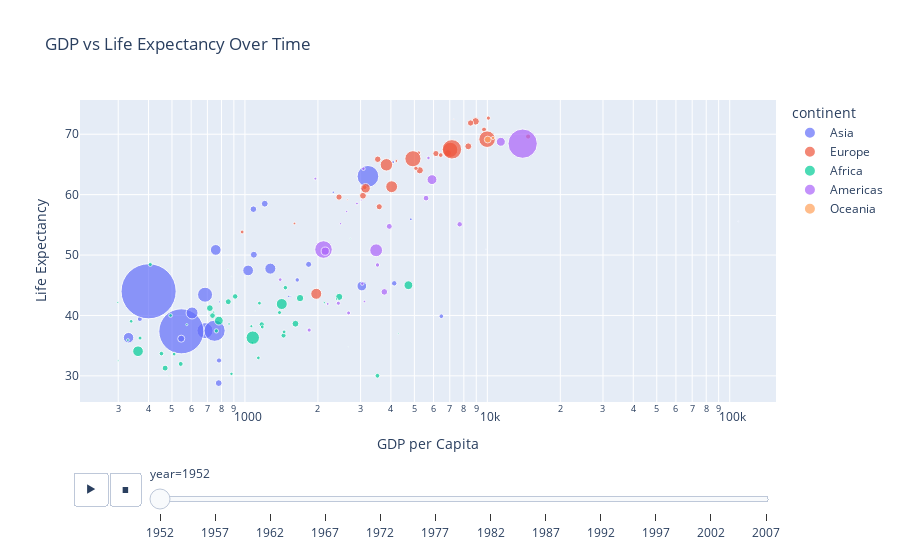

Notebook cell for this chart:
### Code cell
df = px.data.gapminder()

fig = px.scatter(
    df,
    x="gdpPercap",
    y="lifeExp",
    animation_frame="year",
    animation_group="country",
    size="pop",
    color="continent",
    hover_name="country",
    log_x=True,
    size_max=60,
    title="GDP vs Life Expectancy Over Time",
    labels={"gdpPercap": "GDP per Capita", "lifeExp": "Life Expectancy"}
)
fig.show()

### Figure 1 — Plotly figure (JSON) as saved in the notebook; plotly's stock layout.template omitted (floating-point values rounded to 4 significant figures)
{"data": [{"hovertemplate": "<b>%{hovertext}</b><br><br>continent=Asia<br>year=1952<br>GDP per Capita=%{x}<br>Life Expectancy=%{y}<br>pop=%{marker.size}<extra></extra>", "hovertext": ["Afghanistan", "Bahrain", "Bangladesh", "Cambodia", "China", "Hong Kong, China", "India", "Indonesia", "Iran", "Iraq", "Israel", "Japan", "Jordan", "Korea, Dem. Rep.", "Korea, Rep.", "Kuwait", "Lebanon", "Malaysia", "Mongolia", "Myanmar", "Nepal", "Oman", "Pakistan", "Philippines", "Saudi Arabia", "Singapore", "Sri Lanka", "Syria", "Taiwan", "Thailand", "Vietnam", "West Bank and Gaza", "Yemen, Rep."], "ids": ["Afghanistan", "Bahrain", "Bangladesh", "Cambodia", "China", "Hong Kong, China", "India", "Indonesia", "Iran", "Iraq", "Israel", "Japan", "Jordan", "Korea, Dem. Rep.", "Korea, Rep.", "Kuwait", "Lebanon", "Malaysia", "Mongolia", "Myanmar", "Nepal", "Oman", "Pakistan", "Philippines", "Saudi Arabia", "Singapore", "Sri Lanka", "Syria", "Taiwan", "Thailand", "Vietnam", "West Bank and Gaza", "Yemen, Rep."], "legendgroup": "Asia", "marker": {"color": "#636efa", "size": [8425333, 120447, 46886859, 4693836, 556263527, 2125900, 372000000, 82052000, 17272000, 5441766, 1620914, 86459025, 607914, 8865488, 20947571, 160000, 1439529, 6748378, 800663, 20092996, 9182536, 507833, 41346560, 22438691, 4005677, 1127000, 7982342, 3661549, 8550362, 21289402, 26246839, 1030585, 4963829], "sizemode": "area", "sizeref": 366300.0, "symbol": "circle"}, "mode": "markers", "name": "Asia", "orientation": "v", "showlegend": true, "type": "scatter", "x": [779.4, 9867.0, 684.2, 368.5, 400.4, 3054.0, 546.6, 749.7, 3035.0, 4130.0, 4087.0, 3217.0, 1547.0, 1088.0, 1031.0, 108400.0, 4835.0, 1831.0, 786.6, 331, 545.9, 1828.0, 684.6, 1273.0, 6460.0, 2315.0, 1084.0, 1643.0, 1207.0, 757.8, 605.1, 1516.0, 781.7], "xaxis": "x", "y": [28.8, 50.94, 37.48, 39.42, 44, 60.96, 37.37, 37.47, 44.87, 45.32, 65.39, 63.03, 43.16, 50.06, 47.45, 55.56, 55.93, 48.46, 42.24, 36.32, 36.16, 37.58, 43.44, 47.75, 39.88, 60.4, 57.59, 45.88, 58.5, 50.85, 40.41, 43.16, 32.55], "yaxis": "y"}, {"hovertemplate": "<b>%{hovertext}</b><br><br>continent=Europe<br>year=1952<br>GDP per Capita=%{x}<br>Life Expectancy=%{y}<br>pop=%{marker.size}<extra></extra>", "hovertext": ["Albania", "Austria", "Belgium", "Bosnia and Herzegovina", "Bulgaria", "Croatia", "Czech Republic", "Denmark", "Finland", "France", "Germany", "Greece", "Hungary", "Iceland", "Ireland", "Italy", "Montenegro", "Netherlands", "Norway", "Poland", "Portugal", "Romania", "Serbia", "Slovak Republic", "Slovenia", "Spain", "Sweden", "Switzerland", "Turkey", "United Kingdom"], "ids": ["Albania", "Austria", "Belgium", "Bosnia and Herzegovina", "Bulgaria", "Croatia", "Czech Republic", "Denmark", "Finland", "France", "Germany", "Greece", "Hungary", "Iceland", "Ireland", "Italy", "Montenegro", "Netherlands", "Norway", "Poland", "Portugal", "Romania", "Serbia", "Slovak Republic", "Slovenia", "Spain", "Sweden", "Switzerland", "Turkey", "United Kingdom"], "legendgroup": "Europe", "marker": {"color": "#EF553B", "size": [1282697, 6927772, 8730405, 2791000, 7274900, 3882229, 9125183, 4334000, 4090500, 42459667, 69145952, 7733250, 9504000, 147962, 2952156, 47666000, 413834, 10381988, 3327728, 25730551, 8526050, 16630000, 6860147, 3558137, 1489518, 28549870, 7124673, 4815000, 22235677, 50430000], "sizemode": "area", "sizeref": 366300.0, "symbol": "circle"}, "mode": "markers", "name": "Europe", "orientation": "v", "showlegend": true, "type": "scatter", "x": [1601.0, 6137.0, 8343.0, 973.5, 2444.0, 3119.0, 6876.0, 9692.0, 6425.0, 7030.0, 7144.0, 3531.0, 5264.0, 7268.0, 5210.0, 4931.0, 2648.0, 8942.0, 10100.0, 4029.0, 3068.0, 3145.0, 3581.0, 5075.0, 4215.0, 3834.0, 8528.0, 14730.0, 1969.0, 9980.0], "xaxis": "x", "y": [55.23, 66.8, 68, 53.82, 59.6, 61.21, 66.87, 70.78, 66.55, 67.41, 67.5, 65.86, 64.03, 72.49, 66.91, 65.94, 59.16, 72.13, 72.67, 61.31, 59.82, 61.05, 58.0, 64.36, 65.57, 64.94, 71.86, 69.62, 43.59, 69.18], "yaxis": "y"}, {"hovertemplate": "<b>%{hovertext}</b><br><br>continent=Africa<br>year=1952<br>GDP per Capita=%{x}<br>Life Expectancy=%{y}<br>pop=%{marker.size}<extra></extra>", "hovertext": ["Algeria", "Angola", "Benin", "Botswana", "Burkina Faso", "Burundi", "Cameroon", "Central African Republic", "Chad", "Comoros", "Congo, Dem. Rep.", "Congo, Rep.", "Cote d'Ivoire", "Djibouti", "Egypt", "Equatorial Guinea", "Eritrea", "Ethiopia", "Gabon", "Gambia", "Ghana", "Guinea", "Guinea-Bissau", "Kenya", "Lesotho", "Liberia", "Libya", "Madagascar", "Malawi", "Mali", "Mauritania", "Mauritius", "Morocco", "Mozambique", "Namibia", "Niger", "Nigeria", "Reunion", "Rwanda", "Sao Tome and Principe", "Senegal", "Sierra Leone", "Somalia", "South Africa", "Sudan", "Swaziland", "Tanzania", "Togo", "Tunisia", "Uganda", "Zambia", "Zimbabwe"], "ids": ["Algeria", "Angola", "Benin", "Botswana", "Burkina Faso", "Burundi", "Cameroon", "Central African Republic", "Chad", "Comoros", "Congo, Dem. Rep.", "Congo, Rep.", "Cote d'Ivoire", "Djibouti", "Egypt", "Equatorial Guinea", "Eritrea", "Ethiopia", "Gabon", "Gambia", "Ghana", "Guinea", "Guinea-Bissau", "Kenya", "Lesotho", "Liberia", "Libya", "Madagascar", "Malawi", "Mali", "Mauritania", "Mauritius", "Morocco", "Mozambique", "Namibia", "Niger", "Nigeria", "Reunion", "Rwanda", "Sao Tome and Principe", "Senegal", "Sierra Leone", "Somalia", "South Africa", "Sudan", "Swaziland", "Tanzania", "Togo", "Tunisia", "Uganda", "Zambia", "Zimbabwe"], "legendgroup": "Africa", "marker": {"color": "#00cc96", "size": [9279525, 4232095, 1738315, 442308, 4469979, 2445618, 5009067, 1291695, 2682462, 153936, 14100005, 854885, 2977019, 63149, 22223309, 216964, 1438760, 20860941, 420702, 284320, 5581001, 2664249, 580653, 6464046, 748747, 863308, 1019729, 4762912, 2917802, 3838168, 1022556, 516556, 9939217, 6446316, 485831, 3379468, 33119096, 257700, 2534927, 60011, 2755589, 2143249, 2526994, 14264935, 8504667, 290243, 8322925, 1219113, 3647735, 5824797, 2672000, 3080907], "sizemode": "area", "sizeref": 366300.0, "symbol": "circle"}, "mode": "markers", "name": "Africa", "orientation": "v", "showlegend": true, "type": "scatter", "x": [2449.0, 3521.0, 1063.0, 851.2, 543.3, 339.3, 1173.0, 1071.0, 1179.0, 1103.0, 780.5, 2126.0, 1389.0, 2670.0, 1419.0, 375.6, 328.9, 362.1, 4293.0, 485.2, 911.3, 510.2, 299.9, 853.5, 298.8, 575.6, 2388.0, 1443.0, 369.2, 452.3, 743.1, 1968.0, 1688.0, 468.5, 2424.0, 761.9, 1077.0, 2719.0, 493.3, 879.6, 1450.0, 879.8, 1136.0, 4725.0, 1616.0, 1148.0, 716.7, 859.8, 1468.0, 734.8, 1147.0, 406.9], "xaxis": "x", "y": [43.08, 30.02, 38.22, 47.62, 31.98, 39.03, 38.52, 35.46, 38.09, 40.72, 39.14, 42.11, 40.48, 34.81, 41.89, 34.48, 35.93, 34.08, 37.0, 30, 43.15, 33.61, 32.5, 42.27, 42.14, 38.48, 42.72, 36.68, 36.26, 33.69, 40.54, 50.99, 42.87, 31.29, 41.73, 37.44, 36.32, 52.72, 40, 46.47, 37.28, 30.33, 32.98, 45.01, 38.63, 41.41, 41.22, 38.6, 44.6, 39.98, 42.04, 48.45], "yaxis": "y"}, {"hovertemplate": "<b>%{hovertext}</b><br><br>continent=Americas<br>year=1952<br>GDP per Capita=%{x}<br>Life Expectancy=%{y}<br>pop=%{marker.size}<extra></extra>", "hovertext": ["Argentina", "Bolivia", "Brazil", "Canada", "Chile", "Colombia", "Costa Rica", "Cuba", "Dominican Republic", "Ecuador", "El Salvador", "Guatemala", "Haiti", "Honduras", "Jamaica", "Mexico", "Nicaragua", "Panama", "Paraguay", "Peru", "Puerto Rico", "Trinidad and Tobago", "United States", "Uruguay", "Venezuela"], "ids": ["Argentina", "Bolivia", "Brazil", "Canada", "Chile", "Colombia", "Costa Rica", "Cuba", "Dominican Republic", "Ecuador", "El Salvador", "Guatemala", "Haiti", "Honduras", "Jamaica", "Mexico", "Nicaragua", "Panama", "Paraguay", "Peru", "Puerto Rico", "Trinidad and Tobago", "United States", "Uruguay", "Venezuela"], "legendgroup": "Americas", "marker": {"color": "#ab63fa", "size": [17876956, 2883315, 56602560, 14785584, 6377619, 12350771, 926317, 6007797, 2491346, 3548753, 2042865, 3146381, 3201488, 1517453, 1426095, 30144317, 1165790, 940080, 1555876, 8025700, 2227000, 662850, 157553000, 2252965, 5439568], "sizemode": "area", "sizeref": 366300.0, "symbol": "circle"}, "mode": "markers", "name": "Americas", "orientation": "v", "showlegend": true, "type": "scatter", "x": [5911.0, 2677.0, 2109.0, 11370.0, 3940.0, 2144.0, 2627.0, 5587.0, 1398.0, 3522.0, 3048.0, 2428.0, 1840.0, 2195.0, 2899.0, 3478.0, 3112.0, 2480.0, 1952.0, 3759.0, 3082.0, 3023.0, 13990.0, 5717.0, 7690.0], "xaxis": "x", "y": [62.48, 40.41, 50.92, 68.75, 54.74, 50.64, 57.21, 59.42, 45.93, 48.36, 45.26, 42.02, 37.58, 41.91, 58.53, 50.79, 42.31, 55.19, 62.65, 43.9, 64.28, 59.1, 68.44, 66.07, 55.09], "yaxis": "y"}, {"hovertemplate": "<b>%{hovertext}</b><br><br>continent=Oceania<br>year=1952<br>GDP per Capita=%{x}<br>Life Expectancy=%{y}<br>pop=%{marker.size}<extra></extra>", "hovertext": ["Australia", "New Zealand"], "ids": ["Australia", "New Zealand"], "legendgroup": "Oceania", "marker": {"color": "#FFA15A", "size": [8691212, 1994794], "sizemode": "area", "sizeref": 366300.0, "symbol": "circle"}, "mode": "markers", "name": "Oceania", "orientation": "v", "showlegend": true, "type": "scatter", "x": [10040.0, 10560.0], "xaxis": "x", "y": [69.12, 69.39], "yaxis": "y"}], "layout": {"legend": {"itemsizing": "constant", "title": {"text": "continent"}, "tracegroupgap": 0}, "sliders": [{"active": 0, "currentvalue": {"prefix": "year="}, "len": 0.9, "pad": {"b": 10, "t": 60}, "steps": [{"args": [["1952"], {"frame": {"duration": 0, "redraw": false}, "fromcurrent": true, "mode": "immediate", "transition": {"duration": 0, "easing": "linear"}}], "label": "1952", "method": "animate"}, {"args": [["1957"], {"frame": {"duration": 0, "redraw": false}, "fromcurrent": true, "mode": "immediate", "transition": {"duration": 0, "easing": "linear"}}], "label": "1957", "method": "animate"}, {"args": [["1962"], {"frame": {"duration": 0, "redraw": false}, "fromcurrent": true, "mode": "immediate", "transition": {"duration": 0, "easing": "linear"}}], "label": "1962", "method": "animate"}, {"args": [["1967"], {"frame": {"duration": 0, "redraw": false}, "fromcurrent": true, "mode": "immediate", "transition": {"duration": 0, "easing": "linear"}}], "label": "1967", "method": "animate"}, {"args": [["1972"], {"frame": {"duration": 0, "redraw": false}, "fromcurrent": true, "mode": "immediate", "transition": {"duration": 0, "easing": "linear"}}], "label": "1972", "method": "animate"}, {"args": [["1977"], {"frame": {"duration": 0, "redraw": false}, "fromcurrent": true, "mode": "immediate", "transition": {"duration": 0, "easing": "linear"}}], "label": "1977", "method": "animate"}, {"args": [["1982"], {"frame": {"duration": 0, "redraw": false}, "fromcurrent": true, "mode": "immediate", "transition": {"duration": 0, "easing": "linear"}}], "label": "1982", "method": "animate"}, {"args": [["1987"], {"frame": {"duration": 0, "redraw": false}, "fromcurrent": true, "mode": "immediate", "transition": {"duration": 0, "easing": "linear"}}], "label": "1987", "method": "animate"}, {"args": [["1992"], {"frame": {"duration": 0, "redraw": false}, "fromcurrent": true, "mode": "immediate", "transition": {"duration": 0, "easing": "linear"}}], "label": "1992", "method": "animate"}, {"args": [["1997"], {"frame": {"duration": 0, "redraw": false}, "fromcurrent": true, "mode": "immediate", "transition": {"duration": 0, "easing": "linear"}}], "label": "1997", "method": "animate"}, {"args": [["2002"], {"frame": {"duration": 0, "redraw": false}, "fromcurrent": true, "mode": "immediate", "transition": {"duration": 0, "easing": "linear"}}], "label": "2002", "method": "animate"}, {"args": [["2007"], {"frame": {"duration": 0, "redraw": false}, "fromcurrent": true, "mode": "immediate", "transition": {"duration": 0, "easing": "linear"}}], "label": "2007", "method": "animate"}], "x": 0.1, "xanchor": "left", "y": 0, "yanchor": "top"}], "title": {"text": "GDP vs Life Expectancy Over Time"}, "updatemenus": [{"buttons": [{"args": [null, {"frame": {"duration": 500, "redraw": false}, "fromcurrent": true, "mode": "immediate", "transition": {"duration": 500, "easing": "linear"}}], "label": "&#9654;", "method": "animate"}, {"args": [[null], {"frame": {"duration": 0, "redraw": false}, "fromcurrent": true, "mode": "immediate", "transition": {"duration": 0, "easing": "linear"}}], "label": "&#9724;", "method": "animate"}], "direction": "left", "pad": {"r": 10, "t": 70}, "showactive": false, "type": "buttons", "x": 0.1, "xanchor": "right", "y": 0, "yanchor": "top"}], "xaxis": {"anchor": "y", "domain": [0, 1], "title": {"text": "GDP per Capita"}, "type": "log"}, "yaxis": {"anchor": "x", "domain": [0, 1], "title": {"text": "Life Expectancy"}}}}
